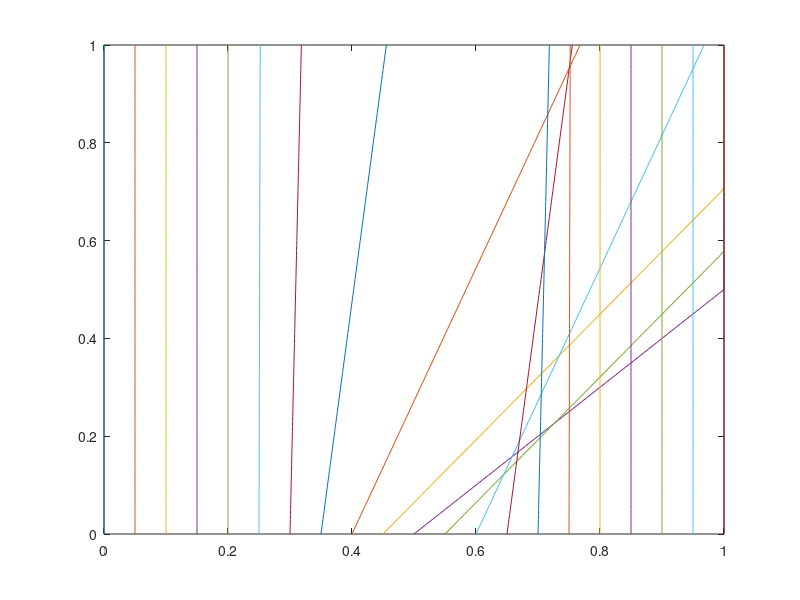

The MATLAB script that drew this image:
Nx = 20; Lx = 1;
xx = linspace(0,1,Nx+1);

M = 100;
tt = linspace(0, 1, M+1);

g = @(x) exp(-100*(x-0.5).^2);
gx = g(xx);

x = xx'*ones(1,M+1) + gx'*tt; 
x = min(x,1)
plot(x,tt);